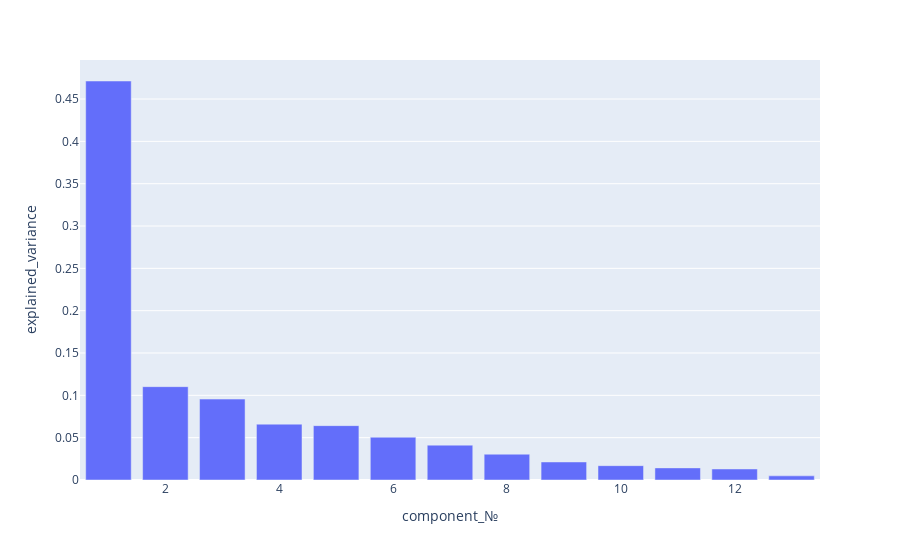

Notebook cell for this chart:
### Markdown cell above
<h2>Данный график выводит данные из array explained_variance, в котором находится то, сколько варианции объясняется той или иной компонентой</h2>

### Code cell
px.bar(data_frame=explained_variance_df,
       x='component_№',
       y='explained_variance',
      )

### Figure 1 — Plotly figure (JSON) as saved in the notebook; plotly's stock layout.template omitted (floating-point values rounded to 4 significant figures)
{"data": [{"alignmentgroup": "True", "hovertemplate": "component_№=%{x}<br>explained_variance=%{y}<extra></extra>", "legendgroup": "", "marker": {"color": "#636efa", "pattern": {"shape": ""}}, "name": "", "offsetgroup": "", "orientation": "v", "showlegend": false, "textposition": "auto", "type": "bar", "x": [1, 2, 3, 4, 5, 6, 7, 8, 9, 10, 11, 12, 13], "xaxis": "x", "y": [0.4713, 0.1103, 0.09559, 0.06597, 0.06422, 0.05057, 0.04118, 0.03047, 0.0213, 0.01694, 0.01431, 0.01302, 0.004885], "yaxis": "y"}], "layout": {"autosize": true, "barmode": "relative", "legend": {"tracegroupgap": 0}, "margin": {"t": 60}, "xaxis": {"anchor": "y", "autorange": true, "domain": [0, 1], "range": [0.5, 13.5], "title": {"text": "component_№"}, "type": "linear"}, "yaxis": {"anchor": "x", "autorange": true, "domain": [0, 1], "range": [0, 0.4961], "title": {"text": "explained_variance"}, "type": "linear"}}}
